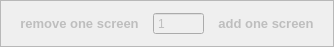
       <widget class="QFrame" name="frame">
        <property name="enabled">
         <bool>false</bool>
        </property>
        <property name="sizePolicy">
         <sizepolicy hsizetype="Fixed" vsizetype="Fixed">
          <horstretch>0</horstretch>
          <verstretch>0</verstretch>
         </sizepolicy>
        </property>
        <property name="minimumSize">
         <size>
          <width>0</width>
          <height>0</height>
         </size>
        </property>
        <property name="maximumSize">
         <size>
          <width>0</width>
          <height>0</height>
         </size>
        </property>
        <property name="frameShape">
         <enum>QFrame::StyledPanel</enum>
        </property>
        <layout class="QHBoxLayout" name="horizontalLayout">
         <item>
          <widget class="QToolButton" name="toolButtonRemoveScreen">
           <property name="sizePolicy">
            <sizepolicy hsizetype="Preferred" vsizetype="Fixed">
             <horstretch>0</horstretch>
             <verstretch>0</verstretch>
            </sizepolicy>
           </property>
           <property name="font">
            <font>
             <pointsize>10</pointsize>
             <weight>75</weight>
             <bold>true</bold>
            </font>
           </property>
           <property name="layoutDirection">
            <enum>Qt::RightToLeft</enum>
           </property>
           <property name="text">
            <string>remove one screen</string>
           </property>
           <property name="icon">
            <iconset resource="res.qrc">
             <normaloff>:/images/remove</normaloff>:/images/remove</iconset>
           </property>
           <property name="iconSize">
            <size>
             <width>32</width>
             <height>32</height>
            </size>
           </property>
           <property name="toolButtonStyle">
            <enum>Qt::ToolButtonTextBesideIcon</enum>
           </property>
           <property name="autoRaise">
            <bool>true</bool>
           </property>
          </widget>
         </item>
         <item>
          <widget class="QSpinBox" name="spinBoxCountScreens">
           <property name="enabled">
            <bool>false</bool>
           </property>
           <property name="readOnly">
            <bool>true</bool>
           </property>
           <property name="buttonSymbols">
            <enum>QAbstractSpinBox::NoButtons</enum>
           </property>
           <property name="minimum">
            <number>1</number>
           </property>
           <property name="maximum">
            <number>999999999</number>
           </property>
           <property name="value">
            <number>1</number>
           </property>
          </widget>
         </item>
         <item>
          <widget class="QToolButton" name="toolButtonAddScreen">
           <property name="enabled">
            <bool>false</bool>
           </property>
           <property name="sizePolicy">
            <sizepolicy hsizetype="Preferred" vsizetype="Fixed">
             <horstretch>0</horstretch>
             <verstretch>0</verstretch>
            </sizepolicy>
           </property>
           <property name="font">
            <font>
             <pointsize>10</pointsize>
             <weight>75</weight>
             <bold>true</bold>
            </font>
           </property>
           <property name="text">
            <string>add one screen</string>
           </property>
           <property name="icon">
            <iconset resource="res.qrc">
             <normaloff>:/images/add</normaloff>:/images/add</iconset>
           </property>
           <property name="iconSize">
            <size>
             <width>32</width>
             <height>32</height>
            </size>
           </property>
           <property name="popupMode">
            <enum>QToolButton::DelayedPopup</enum>
           </property>
           <property name="toolButtonStyle">
            <enum>Qt::ToolButtonTextBesideIcon</enum>
           </property>
           <property name="autoRaise">
            <bool>true</bool>
           </property>
          </widget>
         </item>
        </layout>
       </widget>
